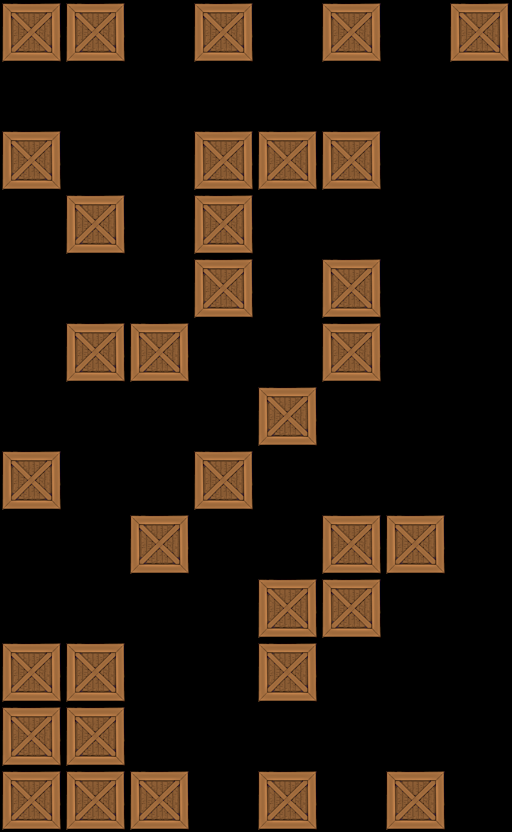

The image is a tile-based game level rendered from a .tmx file. Its description and source (layers, tilesets, objects; grid data summarised) follow:
An orthogonal 8x13 tile map with 64x64 px tiles, 1 tile layer (Tile Layer 1).

<map version="1.0" orientation="orthogonal" width="8" height="13" tilewidth="64" tileheight="64">
 <tileset firstgid="1" name="crate" tilewidth="64" tileheight="64">
  <image source="../../crate3.png" width="64" height="64" />
 </tileset>
 <layer name="Tile Layer 1" width="8" height="13">
  <data>[104 cells, 34 non-empty, 1 distinct tile ids]</data>
 </layer>
</map>
